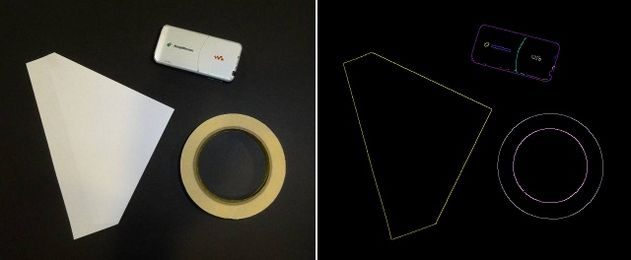
#> input picture tutorial-1 Load display image/test2.jpg, 631 x 260 px, found by its file name
$ python moment.py   (older library calls are emulated)
#> lines starting #> are read from the running program, lines starting #| are printed output that depends on the picture; after the words box and inside, x2 and y2 are one past the last pixel; in counts of white or black regions, pixels touching at a corner belong together
# -*- coding: utf-8 -*-
"""
Created on Thu Feb 16 16:17:34 2017

@author: giray
"""

import cv2
#import numpy as np

img = cv2.imread('C:\\Users\\giray\\Desktop\\Opencv-deneme\\tutorial-1\\test2.jpg',0)
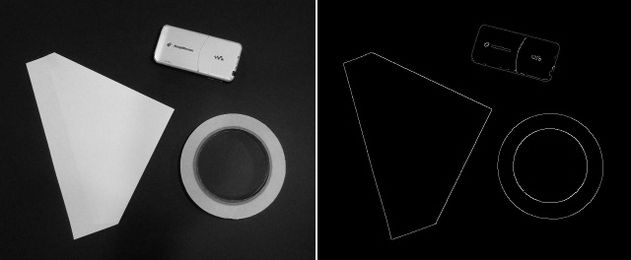
#> img: shape (260, 631); min 0, max 255, mean 38.4
ret,thresh = cv2.threshold(img,127,255,0)
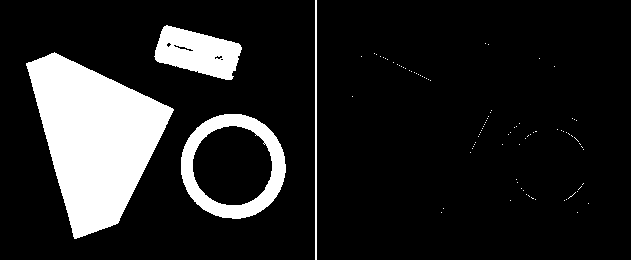
#> thresh: shape (260, 631); 14% white; 95 white regions (91 under 20 px)
im2, contours, hierarchy = cv2.findContours(thresh,cv2.RETR_TREE,cv2.CHAIN_APPROX_SIMPLE)
#> contours = 101 contours, 94 with area under 20; largest, box (x1, y1, x2, y2) and area: (26, 52, 174, 239) 15248, (181, 114, 286, 219) 8516, (192, 125, 273, 206) 5008, (154, 25, 242, 80) 2979, (315, 0, 317, 260) 259, (173, 44, 194, 52) 48, (214, 55, 223, 60) 21
cv2.drawContours(thresh, contours[0], -1, (255,255,255), 3)
#> thresh: shape (260, 631); 14% white; 95 white regions (91 under 20 px), largest, box (x1, y1, x2, y2) and area: (26, 52, 174, 239) 15488, (181, 114, 286, 219) 3770, (154, 25, 242, 80) 3038, (315, 0, 317, 260) 520
cv2.imshow('image',thresh)
cnt = contours[100]
#> cnt = [[315, 0], [315, 259], [316, 259], [316, 0]]
M = cv2.moments(cnt)
#> M = moments, m00 259, centre m10/m00, m01/m00 = (315.5, 129.5)
print(M)
#> (printed output is left out)
cv2.waitKey(0)
cv2.destroyAllWindows()
